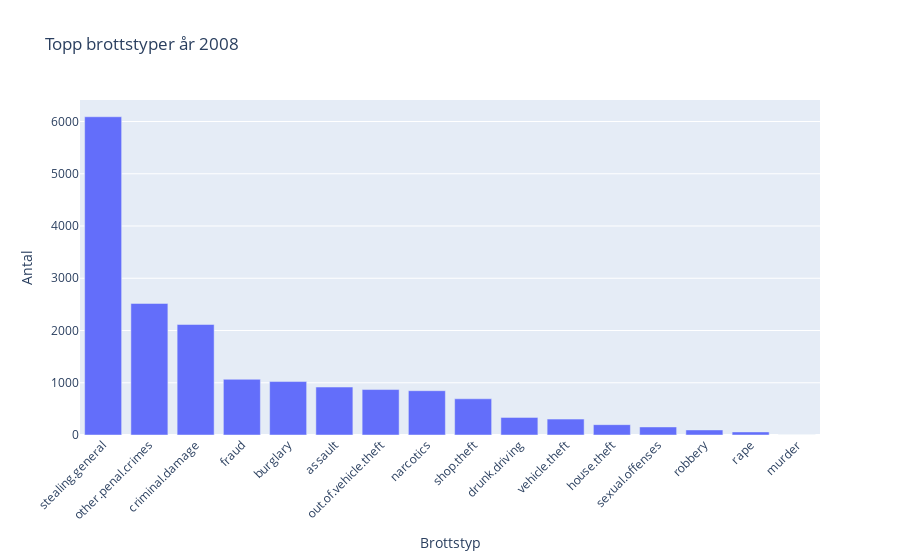

Here is the notebook cell this chart was saved with:
### Code cell
# top_crimes är en Series där index = brottstyp, values = antal
fig = px.bar(
    x=top_crimes.index,
    y=top_crimes.values,
    labels={'x':'Brottstyp', 'y':'Antal'},
    title=f'Topp brottstyper år {year}'
)

# Rotera x-axelns labels om de är långa
fig.update_layout(xaxis_tickangle=-45)

fig.show()

### Figure 1 — Plotly figure (JSON) as saved in the notebook; plotly's stock layout.template omitted (floating-point values rounded to 4 significant figures)
{"data": [{"hovertemplate": "Brottstyp=%{x}<br>Antal=%{y}<extra></extra>", "legendgroup": "", "marker": {"color": "#636efa", "pattern": {"shape": ""}}, "name": "", "orientation": "v", "showlegend": false, "textposition": "auto", "type": "bar", "x": ["stealing.general", "other.penal.crimes", "criminal.damage", "fraud", "burglary", "assault", "out.of.vehicle.theft", "narcotics", "shop.theft", "drunk.driving", "vehicle.theft", "house.theft", "sexual.offenses", "robbery", "rape", "murder"], "xaxis": "x", "y": [6091.0, 2518.0, 2115.0, 1066.0, 1023.0, 918.0, 870.0, 848.0, 693.0, 337.0, 304.0, 198.0, 154.0, 97.0, 59.0, 2.0], "yaxis": "y"}], "layout": {"barmode": "relative", "legend": {"tracegroupgap": 0}, "title": {"text": "Topp brottstyper år 2008"}, "xaxis": {"anchor": "y", "domain": [0, 1], "tickangle": -45, "title": {"text": "Brottstyp"}}, "yaxis": {"anchor": "x", "domain": [0, 1], "title": {"text": "Antal"}}}}
